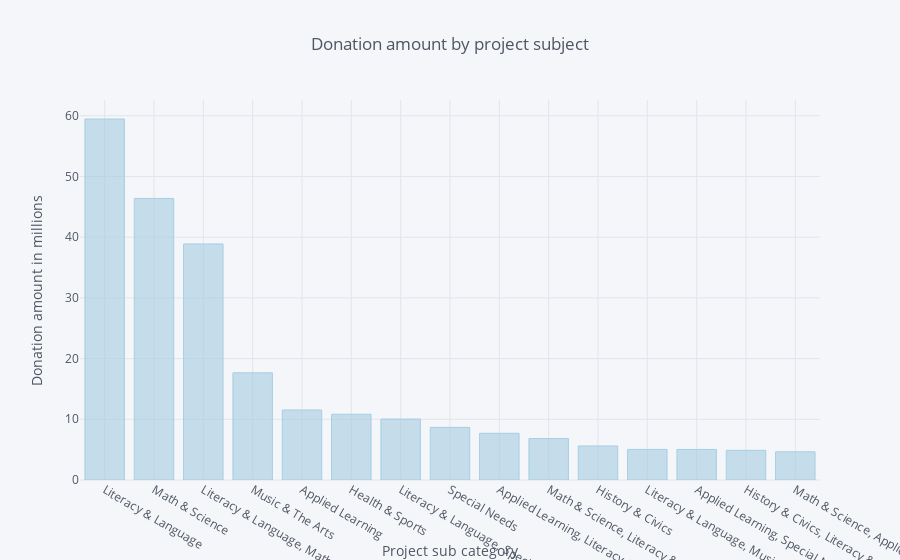

The cell this chart's notebook holds for it:
### Code cell
s9 = s8/1000000
s9.iplot(kind="bar" , xTitle='Project sub category' , yTitle='Donation amount in millions',
        title='Donation amount by project subject' , colorscale='paired')

### Figure 1 — Plotly figure (JSON) as saved in the notebook; plotly's stock layout.template omitted (floating-point values rounded to 4 significant figures)
{"data": [{"marker": {"color": "rgba(166, 206, 227, 0.6)", "line": {"color": "rgba(166, 206, 227, 1.0)", "width": 1}}, "name": "Donation Amount", "orientation": "v", "text": "", "type": "bar", "uid": "66a4dd54-4f90-4b1d-887b-5e9245912ea3", "x": ["Literacy & Language", "Math & Science", "Literacy & Language, Math & Science", "Music & The Arts", "Applied Learning", "Health & Sports", "Literacy & Language, Special Needs", "Special Needs", "Applied Learning, Literacy & Language", "Math & Science, Literacy & Language", "History & Civics", "Literacy & Language, Music & The Arts", "Applied Learning, Special Needs", "History & Civics, Literacy & Language", "Math & Science, Applied Learning"], "y": [59.46, 46.38, 38.88, 17.65, 11.54, 10.83, 10.04, 8.669, 7.691, 6.82, 5.612, 5.039, 5.036, 4.887, 4.646]}], "layout": {"legend": {"bgcolor": "#F5F6F9", "font": {"color": "#4D5663"}}, "paper_bgcolor": "#F5F6F9", "plot_bgcolor": "#F5F6F9", "title": {"font": {"color": "#4D5663"}, "text": "Donation amount by project subject"}, "xaxis": {"gridcolor": "#E1E5ED", "showgrid": true, "tickfont": {"color": "#4D5663"}, "title": {"font": {"color": "#4D5663"}, "text": "Project sub category"}, "zerolinecolor": "#E1E5ED"}, "yaxis": {"gridcolor": "#E1E5ED", "showgrid": true, "tickfont": {"color": "#4D5663"}, "title": {"font": {"color": "#4D5663"}, "text": "Donation amount in millions"}, "zerolinecolor": "#E1E5ED"}}}
